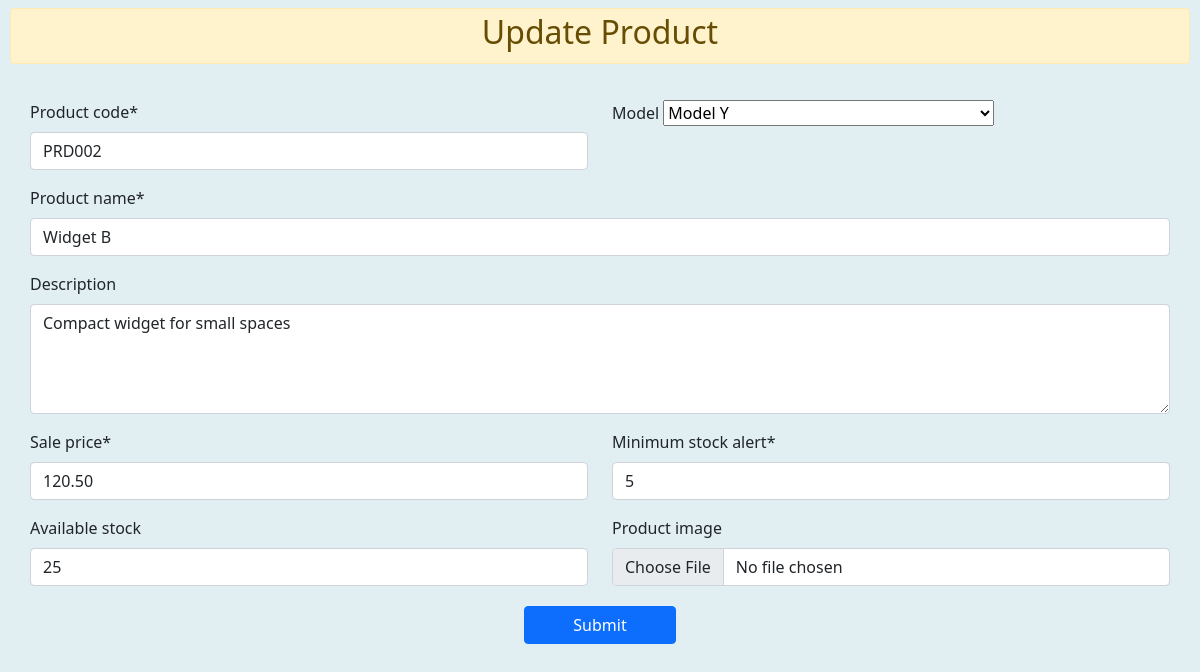
The app's page /workshop/update_product/1 with its own data.
### ERP_Admin/models.py (models this page shows, shortened)
class Product(models.Model):
    product_code = models.CharField(max_length=20, unique=True, db_index=True)
    product_name = models.CharField(max_length=100, db_index=True)
    model = models.ForeignKey(VehicleModel, related_name='items', null=True, blank=True, on_delete=models.CASCADE)
    description = models.TextField(null=True, blank=True)
    sale_price = models.DecimalField(max_digits=10, decimal_places=2, null=True)  # Use DecimalField for monetary values
    minimum_stock_alert = models.PositiveIntegerField(default=0)
    available_stock = models.IntegerField(default=0, db_index=True, null=True, blank=True)
    product_image=models.ImageField(upload_to="Product Images", height_field=None, width_field=None, max_length=500, null=True, blank=True)

### ERP_Workshop/views.py (the view)
# urls.py: path('update_product/<int:id>', views.update_product, name='workshop_update_product'),
def update_product(request, id):
    product = Product.objects.get(id=id)  # Retrieve the JobCard instance
    if request.method == 'POST':
        form = ProductForm(request.POST, request.FILES, instance=product)
        if form.is_valid():
            form.save()
            messages.success(request, 'Product Updated Successfully.')
    else:
        form = ProductForm(instance=product)
    return render(request, 'workshop_update_product.html', {'form': form})

### ERP_Workshop/forms.py (shortened to what this page needs)
class ProductForm(forms.ModelForm):
    class Meta:
        model = Product
        fields = [
            'product_code',
            'model',
            'product_name',
            'description',
            'sale_price',
            'minimum_stock_alert',
            'available_stock',
            'product_image',
        ]
        widgets = {
            'description': forms.Textarea(attrs={'rows': 4, 'cols': 40}),
        }
    def __init__(self, *args, **kwargs):
        super(ProductForm, self).__init__(*args, **kwargs)
        self.fields['model'].required = False

### ERP_Admin/models.py (called while the page is built)
    def __str__(self):
        return self.model_name

### ERP_Workshop/templates/workshop_update_product.html (shortened to what this page needs)
{% extends "base_window.html" %}
{% load crispy_forms_tags %}
{% block content %}
<main id="main" class="main">
    <section class="section dashboard">
        <div class="alert alert-warning text-center mt-2 p-1">
            <h2>Update Product</h2>
        </div>
        <div class="container-fluid mb-3 form-header p-3">
            <div class="row p-1 rounded">
                <div class="col-sm-12">
                   <form method="POST" enctype="multipart/form-data" > {% csrf_token %}
                    <div class="row">
                        <div class="col-sm-6">
                           {{ form.product_code|as_crispy_field }}
                       </div>
                       <div class="col-sm-6">
                           <label for="id_model" class="mb-2">Model</label>
                           {{ form.model }}
                       </div>
                       <div class="col-sm-12">
                           {{ form.product_name|as_crispy_field }}
                       </div>
                       <div class="col-sm-12">
                           {{ form.description|as_crispy_field }}
                       </div>
                       <div class="col-sm-6">
                           {{ form.sale_price|as_crispy_field }}
                       </div>
                       <div class="col-sm-6">
                           {{ form.minimum_stock_alert|as_crispy_field }}
                       </div>
                       <div class="col-sm-6">
                           {{ form.available_stock|as_crispy_field }}
                       </div>
                       <div class="col-sm-6">
                           {{ form.product_image|as_crispy_field }}
                       </div>
                   </div>
                        <center><button type="submit" class="btn btn-primary mt-1 px-5">Submit</button></center>
                    </form>
                </div>
            </div>
        </div>
    </section>
</main>
{% endblock content %}

### ERP_Admin/templates/base_window.html (style rules this page uses)
body { padding: 0px 10px; background-color: rgb(225, 239, 243); }

### records on screen
Product: product_code "PRD002", model "Model Y", product_name "Widget B", description "Compact widget for small spaces", sale_price "120.50", minimum_stock_alert "5", available_stock "25"
